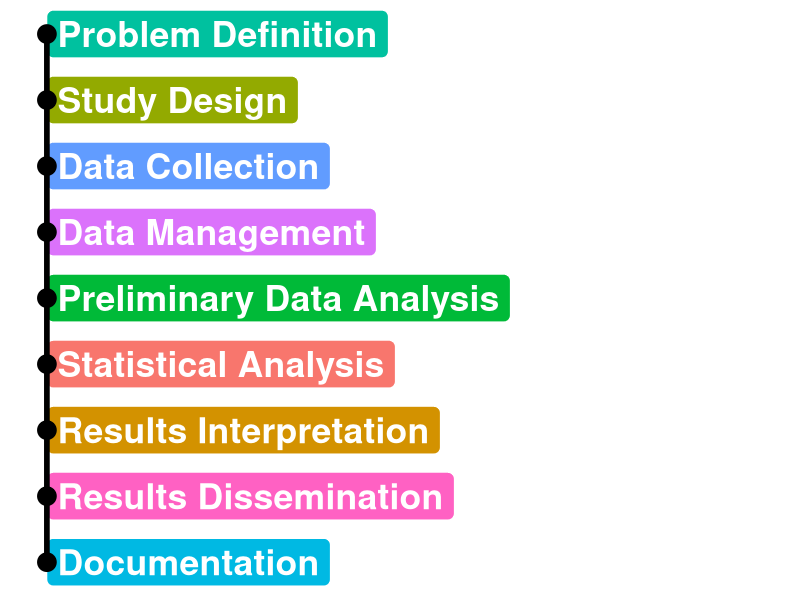

Reproduce this figure in R.
## ---- chunk 1
#| warning: false
#| echo: false
# create projects
require(here)
require(stringr)
# source(file.path(here(),'pipelines/functions/proj_dir.R'))
# func_create_project_structure(path=file.path(here(),'tabs/projects'),project='prj_vp_vmic')
# func_create_project_structure(path=file.path(here(),'tabs/projects'),project='prj_vp_cyto')
## ---- chunk 2
#| warning: false
#| echo: false
require(tidyverse)
## ---- chunk 3
#| warning: false
#| echo: false
# Load necessary libraries

# Define the workflow steps and their connections
workflow_steps <- data.frame(
  step = c("Problem Definition", "Study Design", "Data Collection", "Data Management",
           "Preliminary Data Analysis", "Statistical Analysis", "Results Interpretation",
           "Results Dissemination", "Documentation"),
  y = c(9:1),
  x = c(1, 1, 1, 1, 1, 1, 1, 1, 1),
  color = c(
    "#42B540FF", "#0099B4FF", "#E99714FF", "#ED3000FF", '#20854EFF',
    "#00468BFF", "#0072B5FF", "#FDAF91FF", "#BC3C29FF")
)

# Create the base plot
p <- ggplot(
   workflow_steps, aes(x = x, y = y, label = step, fill = color)) +
  geom_label(aes(x=x-1),size = 9,hjust='left',color='white',fontface='bold') +  # Add labels above the points
  geom_text(aes(x=2,y=1,label=''),size = 9,hjust='right',color='white') +  # Add labels above the points
  geom_point(aes(x=x-1), size = 6) +  # Add points with custom colors
  scale_color_identity() +  # Use colors as provided
  theme_minimal() +
   geom_segment(
     aes(x = 0, y = 1, xend = 0, yend = max(workflow_steps$y),
         fill = I(color)), size = 1.5)+
  theme(axis.text = element_blank(),
        axis.ticks = element_blank(),
        axis.title = element_blank(),
        legend.position = "none",  # Hide legend
        panel.grid = element_blank())  # Remove grid
p

